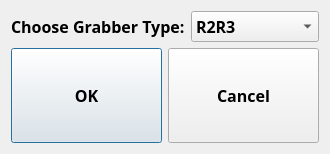
<?xml version="1.0" encoding="UTF-8"?>
<ui version="4.0">
 <class>QHChooseGrabberType</class>
 <widget class="QDialog" name="QHChooseGrabberType">
  <property name="geometry">
   <rect>
    <x>0</x>
    <y>0</y>
    <width>330</width>
    <height>154</height>
   </rect>
  </property>
  <property name="font">
   <font>
    <family>Microsoft Tai Le</family>
    <pointsize>12</pointsize>
    <weight>75</weight>
    <bold>true</bold>
   </font>
  </property>
  <property name="windowTitle">
   <string>Choose Grabber Type</string>
  </property>
  <layout class="QVBoxLayout" name="verticalLayout">
   <item>
    <layout class="QHBoxLayout" name="horizontalLayout_2">
     <item>
      <widget class="QLabel" name="label">
       <property name="text">
        <string>Choose Grabber Type:</string>
       </property>
      </widget>
     </item>
     <item>
      <widget class="QComboBox" name="typecomboBox">
       <item>
        <property name="text">
         <string notr="true">R2R3</string>
        </property>
       </item>
       <item>
        <property name="text">
         <string notr="true">R3X</string>
        </property>
       </item>
       <item>
        <property name="text">
         <string notr="true">R5</string>
        </property>
       </item>
       <item>
        <property name="text">
         <string notr="true">R5X</string>
        </property>
       </item>
       <item>
        <property name="text">
         <string notr="true">R6(C-PHY)</string>
        </property>
       </item>
      </widget>
     </item>
    </layout>
   </item>
   <item>
    <layout class="QHBoxLayout" name="horizontalLayout">
     <item>
      <widget class="QPushButton" name="okpushButton">
       <property name="sizePolicy">
        <sizepolicy hsizetype="Minimum" vsizetype="Preferred">
         <horstretch>0</horstretch>
         <verstretch>0</verstretch>
        </sizepolicy>
       </property>
       <property name="text">
        <string>OK</string>
       </property>
      </widget>
     </item>
     <item>
      <widget class="QPushButton" name="cancelpushButton">
       <property name="sizePolicy">
        <sizepolicy hsizetype="Minimum" vsizetype="Preferred">
         <horstretch>0</horstretch>
         <verstretch>0</verstretch>
        </sizepolicy>
       </property>
       <property name="text">
        <string>Cancel</string>
       </property>
      </widget>
     </item>
    </layout>
   </item>
  </layout>
 </widget>
 <layoutdefault spacing="6" margin="11"/>
 <resources/>
 <connections/>
</ui>
